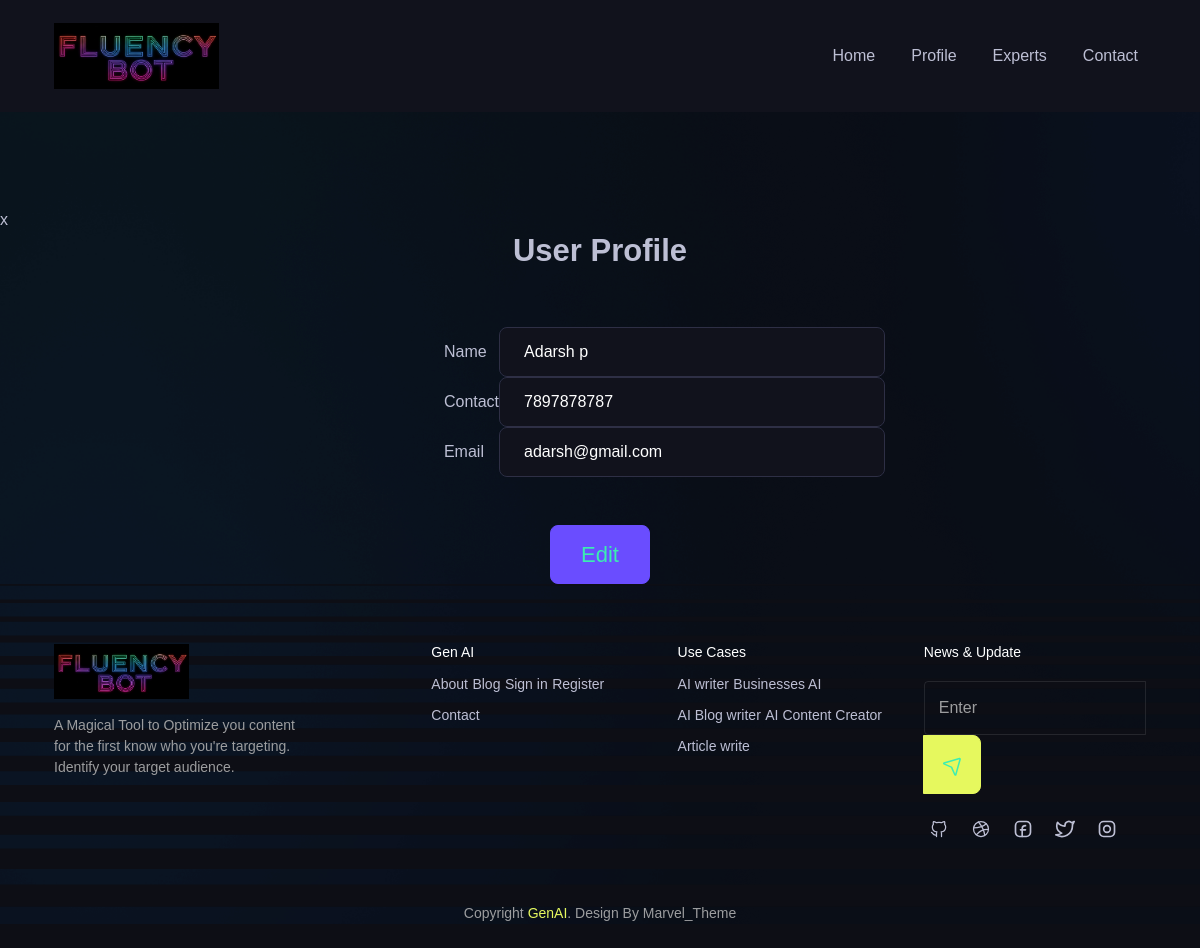
The page /user_pro (signed in) on the database its author committed.
### chatbot_app/models.py (models this page shows)
class user_det(models.Model):
    name = models.CharField(max_length=100)
    contact =models.CharField(max_length=10)
    login_id=models.ForeignKey('user_login',on_delete=models.CASCADE)

class user_login(models.Model):
    email=models.EmailField()
    password=models.CharField(max_length=100)
    user_type=models.IntegerField(default=0)
    status =models.IntegerField(default=0)

### chatbot_app/views.py (the view)
# urls.py: path('user_pro',user_profile,name='user_prof'),
def user_profile(request):
    user_id=request.session.get('userid')
    login_det=get_object_or_404(user_login,id=user_id)
    user_data=get_object_or_404(user_det,login_id=user_id)
    if request.method=='POST':
        form=user_details(request.POST,instance=user_data)
        form1=logindata(request.POST,instance=login_det)
        if form.is_valid() and form1.is_valid():
            form.save()
            form1.save()
            return redirect('user_home')
    else:
        form=user_details(instance=user_data)
        form1=logindata(instance=login_det)
    return render(request,'user_profile.html',{'form':form,'form1':form1})

### chatbot_app/forms.py
class user_details(forms.ModelForm):
    class Meta:
        model=user_det
        fields=['name','contact']
        widgets ={
            'name':forms.TextInput(attrs={'class': 'form-control rounded-2 py-1'}),
            'contact': forms.TextInput(attrs={'class': 'form-control rounded-2 py-1'}),
        }

class logindata(forms.ModelForm):
    class Meta:
        model=user_login
        fields=['email']
        widgets = {
            'email': forms.EmailInput(attrs={'class': 'form-control rounded-2 py-1'}),
            }

### chatbot_app/templates/user_profile.html (shortened to what this page needs)
{% extends 'user_header.html' %}
{% block content %}
{% load static %}
<html>
    <head>
        <link rel="stylesheet" href="{% static 'user/css/style.css' %}">
    </head>
x   <body>
    <center>
        <table class="form-class">
        <h2>User Profile</h2>
        <br><br>
        <form method="POST">
        <tr>
            <td><label>Name</label></td>
            <td>{{form.name}}</td>
        </tr>
        <tr>
            <td><label>Contact</label></td>
            <td>{{form.contact}}</td>
        </tr>
        <tr>
            <td><label>Email</label></td>
            <td>{{form1.email}}</td>
        </tr>
        <tr>
            <td colspan="2">
                <div style="text-align: center;">
                    <br><br>
                <button type="submit" class="btn btn-primary" style="width: 100px; margin: 0 auto;"> Edit</button>
            </div>
            </td>
        </tr>
    </form>
</table>
 </center>
    </body>
</html>
{% endblock %}

### chatbot_app/static/user/assets/css/plugins.css (style rules this page uses)
:root { --swiper-theme-color:#007aff }
:root { --swiper-navigation-size:44px }

### rows shown on the page
user_det: name "Adarsh p", contact "7897878787"
user_login: email "adarsh@gmail.com"
